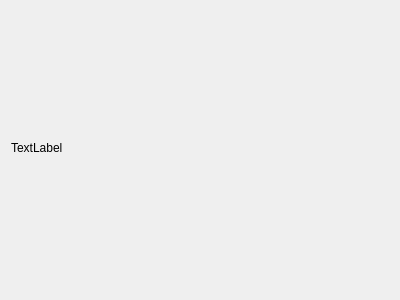
<?xml version="1.0" encoding="UTF-8"?>
<ui version="4.0">
 <class>CCustomWidgetBase</class>
 <widget class="QWidget" name="CCustomWidgetBase">
  <property name="geometry">
   <rect>
    <x>0</x>
    <y>0</y>
    <width>400</width>
    <height>300</height>
   </rect>
  </property>
  <property name="windowTitle">
   <string>Form</string>
  </property>
  <layout class="QGridLayout" name="gridLayout">
   <property name="bottomMargin">
    <number>16</number>
   </property>
   <item row="0" column="0">
    <widget class="QLabel" name="label_gif">
     <property name="text">
      <string>TextLabel</string>
     </property>
    </widget>
   </item>
  </layout>
 </widget>
 <resources/>
 <connections/>
</ui>
